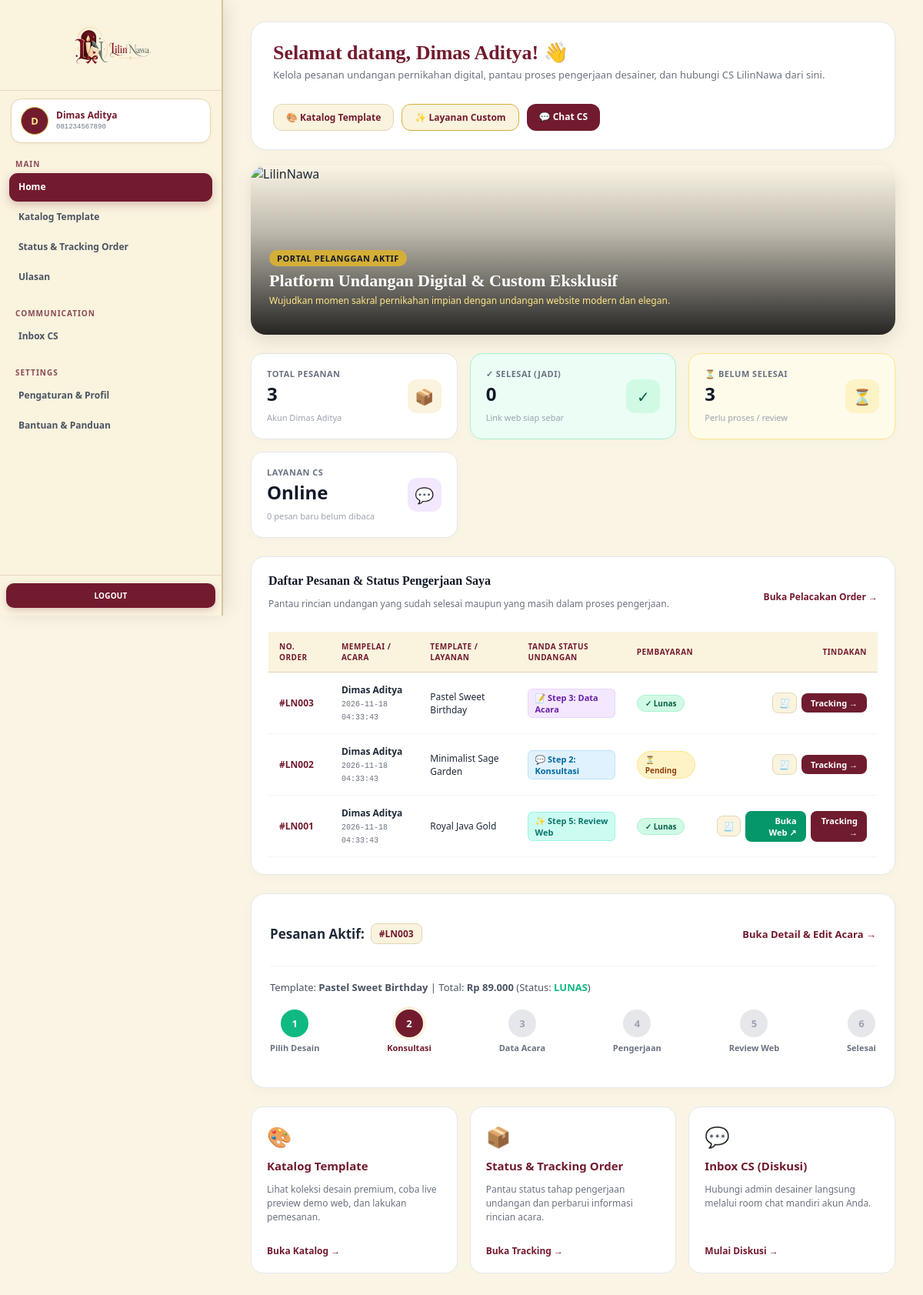
Screenshot of /User/Main_U/Home.php (signed in) with the database file from the repository.
### tables this page shows
CREATE TABLE IF NOT EXISTS `orders` (
  `id` INT AUTO_INCREMENT PRIMARY KEY,
  `order_number` VARCHAR(30) NOT NULL UNIQUE,
  `user_id` INT NULL,
  `customer_name` VARCHAR(100) NOT NULL,
  `customer_email` VARCHAR(100) NOT NULL,
  `customer_phone` VARCHAR(25) NOT NULL,
  `type` ENUM('template', 'custom') NOT NULL DEFAULT 'template',
  `template_id` INT NULL,
  `template_name` VARCHAR(150) NULL,
  `status` ENUM('pilih_template', 'konsultasi', 'data_terkirim', 'diproses', 'undangan_jadi', 'dikirim', 'dibatalkan') DEFAULT 'pilih_template',
  `step_index` INT DEFAULT 0,
  `total_price` DECIMAL(10,2) NOT NULL,
  `payment_status` ENUM('pending', 'lunas') DEFAULT 'pending',
  `result_link` VARCHAR(255) NULL,
  `refund_status` ENUM('none', 'diajukan', 'disetujui', 'diproses_transfer', 'selesai', 'ditolak') DEFAULT 'none',
  `refund_amount` DECIMAL(10,2) NULL,
  `cancel_reason` VARCHAR(255) NULL,
  `cancel_details` TEXT NULL,
  `cancelled_at` TIMESTAMP NULL,
  `created_at` TIMESTAMP DEFAULT CURRENT_TIMESTAMP,
  FOREIGN KEY (`template_id`) REFERENCES `templates`(`id`) ON DELETE SET NULL,
  FOREIGN KEY (`user_id`) REFERENCES `users`(`id`) ON DELETE SET NULL
);

### User/Main_U/Home.php (the view, shortened to what the rows shown need)
<?php
require_once '../../Config/Database.php';
$user_id    = (int) $_SESSION['user_id'];
$all_user_orders = [];
if (isset($conn) && $conn instanceof mysqli) {
    $sql = "SELECT o.*, t.image_url AS template_image
            FROM orders o
            LEFT JOIN templates t ON o.template_id = t.id
            WHERE o.user_id = ?
            ORDER BY o.id DESC";
    $stmt = mysqli_prepare($conn, $sql);
    if ($stmt) {
        mysqli_stmt_bind_param($stmt, "i", $user_id);
        if (mysqli_stmt_execute($stmt)) {
            $orders_list = mysqli_stmt_get_result($stmt);
            if ($orders_list) {
                while ($row = mysqli_fetch_assoc($orders_list)) {
                    $all_user_orders[] = $row;
                }
            }
        }
    }
}
$active_order = $all_user_orders[0] ?? null;
?>
<!DOCTYPE html>
<html lang="id">
<head>
    <link rel="stylesheet" href="../sidebar.css?v=<?= time() ?>">
    <link rel="stylesheet" href="home.css?v=<?= time() ?>">
</head>
<body class="user-layout">
    <?php include '../sidebar.php'; ?>
    <main class="user-main-content">
        <div class="welcome-header">
            <div>
                <h2>Selamat datang, <?= htmlspecialchars($user_name) ?>! 👋</h2>
            </div>
        </div>
        <div class="table-card">
            <div class="table-responsive">
                <table class="user-table">
                    <thead>
                        <tr>
                            <th>No. Order</th>
                            <th>Mempelai / Acara</th>
                            <th>Template / Layanan</th>
                            <th>Tanda Status Undangan</th>
                            <th>Pembayaran</th>
                            <th style="text-align:right;">Tindakan</th>
                        </tr>
                    </thead>
                    <tbody>
                        <?php if (empty($all_user_orders)): ?>
                        <tr>
                            <td colspan="6" style="text-align:center; padding:24px; color:#9CA3AF;">Belum ada pesanan aktif. Silakan pilih desain di Katalog Template!</td>
                        </tr>
                        <?php else: ?>
                        <?php foreach($all_user_orders as $ord):
                            $is_done = ($ord['status'] === 'dikirim' || (int)($ord['step_index'] ?? 0) >= 5);
                        ?>
                        <tr>
                            <td><strong style="color:#721B2F;"><?= htmlspecialchars($ord['order_number']) ?></strong></td>
                            <td>
                                <strong><?= htmlspecialchars($ord['nama_acara'] ?? $ord['customer_name']) ?></strong><br>
                                <small style="color:#6B7280; font-family:monospace;"><?= htmlspecialchars($ord['tanggal_acara'] ?? $ord['created_at'] ?? '') ?></small>
                            </td>
                            <td><?= htmlspecialchars($ord['template_name'] ?? 'Undangan Digital') ?></td>
                            <td>
                                <?php
                                    $st = $ord['status'] ?? '';
                                    if ($st === 'dibatalkan'):
                                ?>
                                    <span style="display:inline-block; padding:3px 8px; border-radius:6px; font-size:11px; font-weight:700; background:#FFE4E6; color:#9F1239; border:1px solid #FECDD3;">🚫 Dibatalkan</span>
                                <?php elseif ($st === 'dikirim' || $st === 'selesai' || $is_done): ?>
                                    <span style="display:inline-block; padding:3px 8px; border-radius:6px; font-size:11px; font-weight:700; background:#D1FAE5; color:#065F46; border:1px solid #A7F3D0;">✓ Step 6: Selesai</span>
                                <?php elseif ($st === 'pilih_template'): ?>
                                    <span style="display:inline-block; padding:3px 8px; border-radius:6px; font-size:11px; font-weight:700; background:#FEF3C7; color:#92400E; border:1px solid #FCD34D;">⏳ Step 1: Pilih Template</span>
                                <?php elseif ($st === 'konsultasi'): ?>
                                    <span style="display:inline-block; padding:3px 8px; border-radius:6px; font-size:11px; font-weight:700; background:#E0F2FE; color:#0369A1; border:1px solid #BAE6FD;">💬 Step 2: Konsultasi</span>
                                <?php elseif ($st === 'data_terkirim'): ?>
                                    <span style="display:inline-block; padding:3px 8px; border-radius:6px; font-size:11px; font-weight:700; background:#F3E8FF; color:#6B21A8; border:1px solid #E9D5FF;">📝 Step 3: Data Acara</span>
                                <?php elseif ($st === 'diproses'): ?>
                                    <span style="display:inline-block; padding:3px 8px; border-radius:6px; font-size:11px; font-weight:700; background:#DBEAFE; color:#1E40AF; border:1px solid #BFDBFE;">⚙️ Step 4: Pengerjaan</span>
                                <?php elseif ($st === 'undangan_jadi'): ?>
                                    <span style="display:inline-block; padding:3px 8px; border-radius:6px; font-size:11px; font-weight:700; background:#CCFBF1; color:#0F766E; border:1px solid #99F6E4;">✨ Step 5: Review Web</span>
                                <?php else: ?>
                                    <span class="badge-tag badge-amber">Tahap <?= (int)($ord['step_index'] ?? 0) + 1 ?></span>
                                <?php endif; ?>
                            </td>
                            <td>
                                <?php if(($ord['payment_status'] ?? '') === 'lunas'): ?>
                                    <span class="badge-tag badge-emerald">✓ Lunas</span>
                                <?php else: ?>
                                    <span class="badge-tag badge-amber">⏳ Pending</span>
                                <?php endif; ?>
                            </td>
                            <td style="text-align:right;">
                                <div style="display:flex; justify-content:flex-end; gap:6px; align-items:center;">
                                    <a href="Invoice.php?order=<?= urlencode($ord['order_number']) ?>" style="background:#FAF3DE; color:#701C2F; border:1px solid #E5D7B7; padding:5px 8px; border-radius:8px; font-weight:700; font-size:11px; text-decoration:none;" title="Lihat Invoice">🧾</a>
                                    <?php if(!empty($ord['result_link'])): ?>
                                        <a href="<?= htmlspecialchars($ord['result_link']) ?>" target="_blank" style="background:#059669; color:#FFFFFF; padding:5px 12px; border-radius:8px; font-weight:700; font-size:11px; text-decoration:none;" title="Buka Website Undangan">Buka Web ↗</a>
                                    <?php endif; ?>
                                    <a href="Status & TrackingOrder.php?order=<?= urlencode($ord['order_number']) ?>" style="background:#701C2F; color:#FFFFFF; padding:5px 12px; border-radius:8px; font-weight:700; font-size:11px; text-decoration:none;">Tracking →</a>
                                </div>
                            </td>
                        </tr>
                        <?php endforeach; ?>
                        <?php endif; ?>
                    </tbody>
                </table>
            </div>
        </div>
        <?php if ($active_order):
            $step = (int)($active_order['step_index'] ?? 3);
        ?>
        <div class="order-spotlight">
            <div class="spotlight-header">
                <h2>
                    <span>Pesanan Aktif:</span>
                    <span class="badge-order-no"><?= htmlspecialchars($active_order['order_number']) ?></span>
                </h2>
                <a href="Status & TrackingOrder.php" style="color: #721B2F; font-size: 13px; font-weight: 700; text-decoration: none;">
                    Buka Detail &amp; Edit Acara →
                </a>
            </div>
            <div style="font-size: 13px; color: #4B5563; margin-bottom: 12px;">
                Template: <strong><?= htmlspecialchars($active_order['template_name'] ?? 'Custom Wedding Invitation') ?></strong> |
                Total: <strong>Rp <?= number_format($active_order['total_price'], 0, ',', '.') ?></strong> (Status: <strong style="color: <?= ($active_order['payment_status'] ?? '') === 'lunas' ? '#10B981' : '#F59E0B' ?>"><?= strtoupper((string)($active_order['payment_status'] ?? 'pending')) ?></strong>)
            </div>
            <div class="progress-steps-row">
                <div class="step-node <?= $step >= 1 ? ($step > 1 ? 'completed' : 'active') : '' ?>">
                    <div class="step-circle">1</div>
                    <div class="step-label">Pilih Desain</div>
                </div>
                <div class="step-node <?= $step >= 2 ? ($step > 2 ? 'completed' : 'active') : '' ?>">
                    <div class="step-circle">2</div>
                    <div class="step-label">Konsultasi</div>
                </div>
                <div class="step-node <?= $step >= 3 ? ($step > 3 ? 'completed' : 'active') : '' ?>">
                    <div class="step-circle">3</div>
                    <div class="step-label">Data Acara</div>
                </div>
                <div class="step-node <?= $step >= 4 ? ($step > 4 ? 'completed' : 'active') : '' ?>">
                    <div class="step-circle">4</div>
                    <div class="step-label">Pengerjaan</div>
                </div>
                <div class="step-node <?= $step >= 5 ? ($step > 5 ? 'completed' : 'active') : '' ?>">
                    <div class="step-circle">5</div>
                    <div class="step-label">Review Web</div>
                </div>
                <div class="step-node <?= $step >= 6 ? 'completed' : '' ?>">
                    <div class="step-circle">6</div>
                    <div class="step-label">Selesai</div>
                </div>
            </div>
        </div>
        <?php endif; ?>
    </main>
</body>
</html>

### rows the page displays
orders: order_number "#LN003", customer_name "Dimas Aditya", created_at "2026-11-18 04:33:43", template_name "Pastel Sweet Birthday", status "📝 Step 3: Data Acara", shows "✓ Lunas", total_price "89.000", payment_status "LUNAS"
orders: order_number "#LN002", customer_name "Dimas Aditya", created_at "2026-11-18 04:33:43", template_name "Minimalist Sage Garden", status "💬 Step 2: Konsultasi", payment_status "⏳ Pending"
orders: order_number "#LN001", customer_name "Dimas Aditya", created_at "2026-11-18 04:33:43", template_name "Royal Java Gold", status "✨ Step 5: Review Web", payment_status "✓ Lunas"

### other values shown
$user_avatar "D"
$user_name "Dimas Aditya"
$user_phone "081234567890"
$total_orders "3"
$completed_orders "0"
$process_orders "3"
$unread_chat "0"
